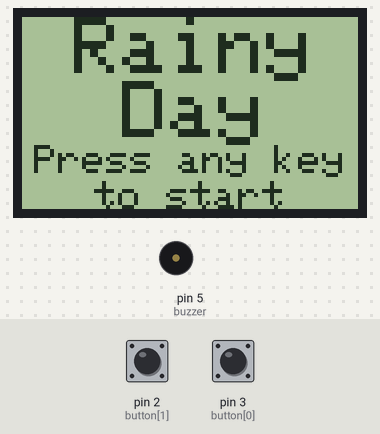
Simulated run of this sketch. Board: Arduino Uno, built with avr-gcc and run on an emulated ATmega328P. Shown: 84×48 one-colour display, buzzer (waves = sounding). The test bench sets the inputs (shaded band); at power-on: pin 2 (button[1]) HIGH, pin 3 (button[0]) HIGH. Sleep ends after the set time or at an interrupt; random numbers use the default seed unless the sketch sets one.

Above: at 5.0 s.
5.1 s: pin 2 (button[1]) pulled LOW for 0.15 s
At 5.5 s:
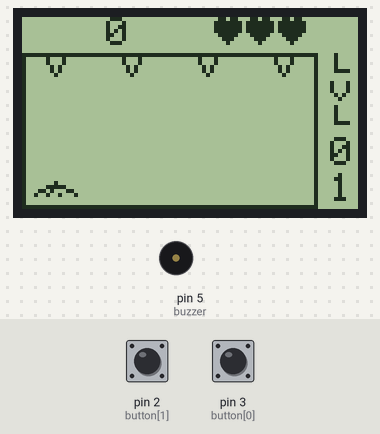
5.8 s: pin 2 (button[1]) pulled LOW for 1 s
At 6.6 s:
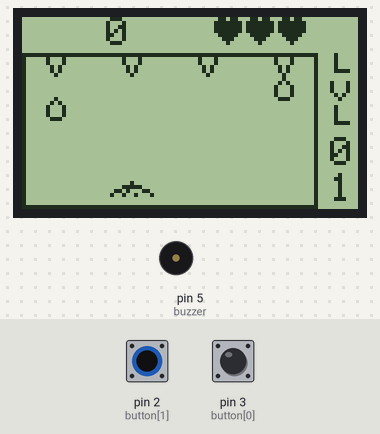
7.4 s: pin 3 (button[0]) pulled LOW for 0.15 s
At 20.4 s:
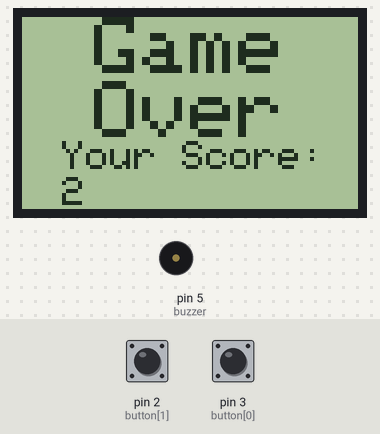
Timing chart, 0 to 21.3 s (numbered marks = the images above; inputs shaded):
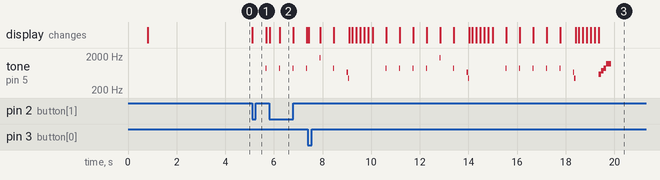

The sketch:

Game_Nokia5110.ino
```cpp
//better random number generator version
//2021.06.18
#include <Adafruit_PCD8544.h>
#include <avr/power.h>
#include <avr/sleep.h>

// Adafruit_PCD8544(CLK,DIN,D/C,CE,RST);
Adafruit_PCD8544 display = Adafruit_PCD8544(7, 6, 0, 1, 4);

const unsigned char heart[] PROGMEM = {
  B01101100,
  B11111110,
  B11111110,
  B11111110,
  B01111100,
  B00111000,
  B00010000
};

const unsigned char heartOutline[] PROGMEM = {
  B01101100,
  B10010010,
  B10000010,
  B10000010,
  B01000100,
  B00101000,
  B00010000
};

const unsigned char drop[] PROGMEM = {
  B00100000,
  B01010000,
  B10001000,
  B10001000,
  B10001000,
  B01110000
};

const unsigned char dropStart[] PROGMEM = {
  B10001000,
  B10001000,
  B01010000,
  B01010000,
  B00100000
};

const unsigned char umbrella[] PROGMEM = {
  B00000100, B00000000,
  B00011111, B00000000,
  B01101000, B11000000,
  B10010010, B00100000,
};

const unsigned char lvl[] PROGMEM = {
  B01000000,
  B01000000,
  B01000000,
  B01000000,
  B01111000,
  B00000000,
  B00000000,
  B10001000,
  B10001000,
  B10001000,
  B01010000,
  B00100000,
  B00000000,
  B01000000,
  B01000000,
  B01000000,
  B01000000,
  B01111000,
};

uint8_t button[2] = {3, 2};
uint8_t buttonCount = sizeof(button);
bool lastState[2];
uint8_t bounceDelay = 15;

uint8_t buzzer = 5;
uint8_t division = 2;
uint8_t cratePos = 1;
uint8_t cratePosCount = 4;

uint8_t circlePosCount = 5;
uint8_t circleStep = 5;
uint8_t circlePos[6] = {6, 6, 6, 6, 6, 6};

uint8_t trailCount = 4;
uint8_t trailStep = 19;
uint8_t failCount = 0;

uint16_t y = 450;
uint16_t cycleTime = y;
uint16_t score = 0;
uint8_t lives = 3;
bool scoreTaken;
bool liveLost;

uint8_t cycleCount = 0;
uint8_t z = 40;
uint8_t maxCycleCount = z;
uint8_t level = 1;

void setup() {
  clock_prescale_set (clock_div_2);
  display.begin();
  randomSeed(analogRead(A0));
  for (byte i = 0; i < buttonCount; i++) {
    pinMode(button[i], INPUT_PULLUP);
  }
  welcomeScreen();
}

void loop() {
  if (cycleCount >= maxCycleCount) {
    cycleCount = 0;
    cycleTime = cycleTime * 0.95;
    maxCycleCount = maxCycleCount * 1.05;
    level++;
    updateLevel();
  } else {
    cycleCount++;
  }
  for (byte i = 0; i < trailCount; i++) {
    if (circlePos[i] <= circlePosCount) {
      circlePos[i]++;
    }
    if (circlePos[i] <= circlePosCount) {
      display.fillRect(6 + i * trailStep, 15, 5, 26, WHITE);
      display.drawBitmap(6 + i * trailStep, circlePos[i] * circleStep + 10, drop, 8, 6, BLACK);
    } else {
      display.fillRect(6 + i * trailStep, 15, 5, 26, WHITE);
    }
  }
  if (circlePos[0] < 5 || circlePos[1] < 5 || circlePos[2] < 5 || circlePos[3] < 5 || circlePos[4] < 5 || circlePos[5] < 5) {
    tone(buzzer, 880, 50 / division);
  }
  for (byte j = 0; j < cycleTime / trailCount / bounceDelay; j++) {
    for (byte i = 0; i < trailCount; i++) {
      checkInputs();
      if (!scoreTaken) {
        if (circlePos[i] == circlePosCount) {
          liveLost = true;
          if (cratePos == i + 1) {
            score++;
            tone(buzzer, 1760, 50 / division);
            scoreTaken = true;
            liveLost = false;
            display.fillRect(6 + i * trailStep, 15, 5, 26, WHITE);
            updateScore();
          }
        }
      }
      display.display();
      delay(bounceDelay / division);
    }
  }
  if (liveLost) {
    liveLost = false;
    holdScreen();
    for (byte i = 0; i < trailCount; i++) {
      circlePos[i] = 5;
    }
  }
  scoreTaken = false;
  generateRandomNum();
}

void checkInputs() {
  for (byte i = 0; i < buttonCount; i++) {
    bool state = digitalRead(button[i]);
    if (state != lastState[i]) {
      lastState[i] = state;
      if (state == LOW) {
        if (i == 0 && cratePos > 1) {
          cratePos--;
          updateCratePos();
        } else if (i == 1 && cratePos < cratePosCount) {
          cratePos++;
          updateCratePos();
        }
      }
    }
  }
}

void updateCratePos() {
  display.fillRect(3, 41, 68, 4, WHITE);
  if (cratePos == 1) {
    display.drawBitmap(3, 41, umbrella, 11, 4, BLACK);
  } else if (cratePos == 2) {
    display.drawBitmap(22, 41, umbrella, 11, 4, BLACK);
  } else if (cratePos == 3) {
    display.drawBitmap(41, 41, umbrella, 11, 4, BLACK);
  } else if (cratePos == 4) {
    display.drawBitmap(60, 41, umbrella, 11, 4, BLACK);
  }
}

void updateScore() {
  display.fillRect(0, 0, 38, 7, WHITE);
  display.setCursor(3, 0);
  if (score < 10) {
    display.print("   ");
    display.print(score);
  } else if (score < 100) {
    display.print("  ");
    display.print(score);
  } else if (score < 1000) {
    display.print(" ");
    display.print(score);
  } else {
    display.print(score);
  }
}

void updateLives() {
  display.fillRect(48, 0, 24, 7, WHITE);
  for (byte i = 0; i < lives; i++) {
    display.drawBitmap(48 + i * 8, 0, heart, 8, 7, BLACK);
  }
  for (byte i = 0; i < 3; i++) {
    display.drawBitmap(48 + i * 8, 0, heartOutline, 8, 7, BLACK);
  }
  display.display();
}

void drawOutlines() {
  display.drawRect(0, 9, 74, 39, BLACK);
  for (byte i = 0; i < trailCount; i++) {
    display.drawBitmap(6 + i * trailStep, 10, dropStart, 8, 5, BLACK);
  }
}

void updateLevel() {
  display.drawBitmap(77, 9, lvl, 5, 18, BLACK);
  display.fillRect(77, 30, 5, 16, WHITE);
  if (level < 10) {
    display.setCursor(77, 30);
    display.print("0");
    display.setCursor(77, 39);
    display.print(level);
  } else {
    display.setCursor(77, 30);
    display.print(level / 10);
    display.setCursor(77, 39);
    display.print(level % 10);
  }
}

void generateRandomNum() {
  uint8_t randomNum = random(0, 4);
  if (circlePos[randomNum] > 5) {
    circlePos[randomNum] = 0;
    failCount = 0;
  } else {
    if (failCount < 3) {
      failCount++;
    } else if (failCount > 100) {
      if (circlePos[0] > 5) {
        circlePos[0] = 0;
        failCount = 0;
      } else if (circlePos[1] > 5) {
        circlePos[1] = 0;
        failCount = 0;
      }
    } else {
      failCount++;
      generateRandomNum();
    }
  }
}

void holdScreen() {
  int blinkPeriod = 300 / division;
  tone(buzzer, 660);
  delay(100 / division);
  tone(buzzer, 440, 100 / division);
  for (int i = 0; i < 3; i++) {
    lives--;
    updateLives();
    delay(blinkPeriod);
    lives++;
    updateLives();
    delay(blinkPeriod);
  }
  lives--;
  updateLives();
  if (lives < 1) {
    gameOverScreen();
  }
}

void welcomeScreen() {
  display.clearDisplay();
  display.setTextSize(2);
  display.setCursor(13, 0);
  display.print(F("Rainy"));
  display.setCursor(25, 16);
  display.print(F("Day"));
  display.display();
  delay(1500 / division);
  display.setCursor(3, 32);
  display.setTextSize(1);
  display.print(F("Press any key"));
  display.setCursor(18, 41);
  display.print(F("to start"));
  display.display();
  goToSleep();
  newGame();
}

void gameOverScreen() {
  display.clearDisplay();
  display.setTextSize(2);
  display.setCursor(18, 0);
  display.print(F("Game"));
  display.setCursor(18, 16);
  display.print(F("Over"));
  display.setCursor(10, 31);
  display.setTextSize(1);
  display.print(F("Your Score:"));
  display.setCursor(10, 40);
  display.print(score);
  display.display();
  tone(buzzer, 587);
  delay(200 / division);
  tone(buzzer, 733);
  delay(200 / division);
  tone(buzzer, 880);
  delay(200 / division);
  tone(buzzer, 1173);
  delay(400 / division);
  noTone(buzzer);
  delay(200 / division);
  goToSleep();
  newGame();
}

void newGame() {
  lives = 3;
  score = 0;
  cratePos = 1;
  cycleCount = 0;
  cycleTime = y;
  level = 1;
  maxCycleCount = z;
  display.clearDisplay();
  updateCratePos();
  updateScore();
  drawOutlines();
  updateLevel();
  updateLives();
}

void goToSleep() {
  set_sleep_mode(SLEEP_MODE_PWR_DOWN);
  sleep_enable();
  attachInterrupt(digitalPinToInterrupt(2), wakeUp, LOW);
  attachInterrupt(digitalPinToInterrupt(3), wakeUp, LOW);
  sleep_cpu();
  sleep_disable();
  detachInterrupt(digitalPinToInterrupt(2));
  detachInterrupt(digitalPinToInterrupt(3));
}

void wakeUp() {}
```

Measured:
- after the input at 5.1 s, tone on pin 5 (buzzer): silent → 880 Hz after 0.57 s, → silent 0.03 s later; the display: changes at once (image 1)
- what the display in image 2 shows lasts 0.6 s, from 6.2 s to 6.8 s
